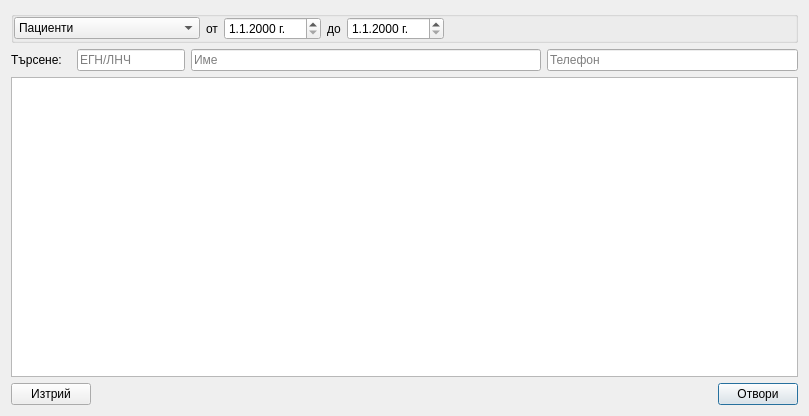
<?xml version="1.0" encoding="UTF-8"?>
<ui version="4.0">
 <class>BrowserDialog</class>
 <widget class="QDialog" name="BrowserDialog">
  <property name="geometry">
   <rect>
    <x>0</x>
    <y>0</y>
    <width>809</width>
    <height>416</height>
   </rect>
  </property>
  <property name="windowTitle">
   <string>BrowserDialog</string>
  </property>
  <property name="modal">
   <bool>true</bool>
  </property>
  <layout class="QVBoxLayout" name="verticalLayout">
   <item>
    <widget class="QGroupBox" name="groupBox">
     <property name="title">
      <string/>
     </property>
     <layout class="QHBoxLayout" name="horizontalLayout_3">
      <property name="leftMargin">
       <number>0</number>
      </property>
      <property name="topMargin">
       <number>0</number>
      </property>
      <property name="rightMargin">
       <number>0</number>
      </property>
      <property name="bottomMargin">
       <number>0</number>
      </property>
      <item>
       <widget class="QComboBox" name="dataTypeCombo">
        <property name="minimumSize">
         <size>
          <width>150</width>
          <height>0</height>
         </size>
        </property>
        <item>
         <property name="text">
          <string>Пациенти</string>
         </property>
        </item>
        <item>
         <property name="text">
          <string>Амбулаторни листи</string>
         </property>
        </item>
        <item>
         <property name="text">
          <string>Рецепти</string>
         </property>
        </item>
        <item>
         <property name="text">
          <string>Пародонтални измервания</string>
         </property>
        </item>
        <item>
         <property name="text">
          <string>Финансови документи</string>
         </property>
        </item>
       </widget>
      </item>
      <item>
       <widget class="QLabel" name="label">
        <property name="text">
         <string>от</string>
        </property>
       </widget>
      </item>
      <item>
       <widget class="CustomDateEdit" name="fromDateEdit">
        <property name="displayFormat">
         <string notr="true">d.M.yyyy 'г.'</string>
        </property>
       </widget>
      </item>
      <item>
       <widget class="QLabel" name="label_2">
        <property name="text">
         <string>до</string>
        </property>
       </widget>
      </item>
      <item>
       <widget class="CustomDateEdit" name="toDateEdit">
        <property name="displayFormat">
         <string notr="true">d.M.yyyy 'г.'</string>
        </property>
       </widget>
      </item>
      <item>
       <spacer name="horizontalSpacer_2">
        <property name="orientation">
         <enum>Qt::Horizontal</enum>
        </property>
        <property name="sizeHint" stdset="0">
         <size>
          <width>40</width>
          <height>20</height>
         </size>
        </property>
       </spacer>
      </item>
     </layout>
    </widget>
   </item>
   <item>
    <layout class="QHBoxLayout" name="horizontalLayout_2">
     <item>
      <widget class="QLabel" name="label_3">
       <property name="sizePolicy">
        <sizepolicy hsizetype="Fixed" vsizetype="Preferred">
         <horstretch>0</horstretch>
         <verstretch>0</verstretch>
        </sizepolicy>
       </property>
       <property name="minimumSize">
        <size>
         <width>60</width>
         <height>0</height>
        </size>
       </property>
       <property name="text">
        <string>Търсене:</string>
       </property>
      </widget>
     </item>
     <item>
      <widget class="QLineEdit" name="idSearchEdit">
       <property name="sizePolicy">
        <sizepolicy hsizetype="Fixed" vsizetype="Fixed">
         <horstretch>0</horstretch>
         <verstretch>0</verstretch>
        </sizepolicy>
       </property>
       <property name="inputMask">
        <string/>
       </property>
       <property name="maxLength">
        <number>10</number>
       </property>
       <property name="placeholderText">
        <string>ЕГН/ЛНЧ</string>
       </property>
      </widget>
     </item>
     <item>
      <widget class="QLineEdit" name="nameSearchEdit">
       <property name="sizePolicy">
        <sizepolicy hsizetype="Preferred" vsizetype="Fixed">
         <horstretch>0</horstretch>
         <verstretch>0</verstretch>
        </sizepolicy>
       </property>
       <property name="minimumSize">
        <size>
         <width>350</width>
         <height>0</height>
        </size>
       </property>
       <property name="placeholderText">
        <string>Име</string>
       </property>
      </widget>
     </item>
     <item>
      <widget class="QLineEdit" name="phoneSearchEdit">
       <property name="minimumSize">
        <size>
         <width>100</width>
         <height>0</height>
        </size>
       </property>
       <property name="maximumSize">
        <size>
         <width>16777215</width>
         <height>16777215</height>
        </size>
       </property>
       <property name="inputMask">
        <string/>
       </property>
       <property name="text">
        <string/>
       </property>
       <property name="maxLength">
        <number>15</number>
       </property>
       <property name="placeholderText">
        <string>Телефон</string>
       </property>
      </widget>
     </item>
    </layout>
   </item>
   <item>
    <widget class="ListTable" name="tableView"/>
   </item>
   <item>
    <layout class="QHBoxLayout" name="horizontalLayout">
     <item>
      <widget class="QPushButton" name="deleteButton">
       <property name="text">
        <string>Изтрий</string>
       </property>
       <property name="autoDefault">
        <bool>false</bool>
       </property>
      </widget>
     </item>
     <item>
      <spacer name="horizontalSpacer">
       <property name="orientation">
        <enum>Qt::Horizontal</enum>
       </property>
       <property name="sizeType">
        <enum>QSizePolicy::Expanding</enum>
       </property>
       <property name="sizeHint" stdset="0">
        <size>
         <width>40</width>
         <height>20</height>
        </size>
       </property>
      </spacer>
     </item>
     <item>
      <widget class="QPushButton" name="openButton">
       <property name="text">
        <string>Отвори</string>
       </property>
       <property name="default">
        <bool>true</bool>
       </property>
      </widget>
     </item>
    </layout>
   </item>
  </layout>
 </widget>
 <layoutdefault spacing="6" margin="11"/>
 <customwidgets>
  <customwidget>
   <class>ListTable</class>
   <extends>QTableView</extends>
   <header>View/uiComponents/listtable.h</header>
  </customwidget>
  <customwidget>
   <class>CustomDateEdit</class>
   <extends>QDateEdit</extends>
   <header>View/uiComponents/customdateedit.h</header>
  </customwidget>
 </customwidgets>
 <resources/>
 <connections/>
</ui>
